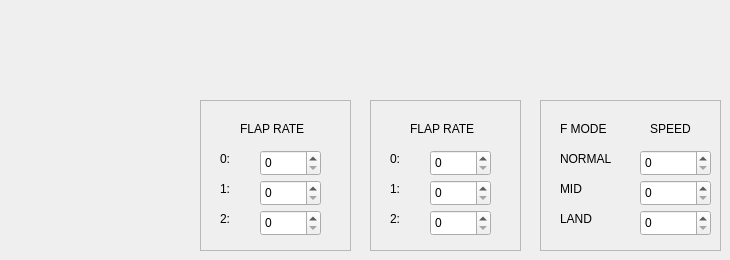
    <widget class="QWidget" name="FlapSystem">
     <attribute name="title">
      <string>FlapSystem</string>
     </attribute>
     <widget class="QFrame" name="frame_28">
      <property name="geometry">
       <rect>
        <x>200</x>
        <y>100</y>
        <width>151</width>
        <height>151</height>
       </rect>
      </property>
      <property name="frameShape">
       <enum>QFrame::StyledPanel</enum>
      </property>
      <property name="frameShadow">
       <enum>QFrame::Raised</enum>
      </property>
      <widget class="QLabel" name="Acro_label_60">
       <property name="geometry">
        <rect>
         <x>40</x>
         <y>20</y>
         <width>91</width>
         <height>17</height>
        </rect>
       </property>
       <property name="text">
        <string>FLAP RATE</string>
       </property>
      </widget>
      <widget class="QSpinBox" name="Acro_Flap_FR0_0_spinBox">
       <property name="geometry">
        <rect>
         <x>60</x>
         <y>50</y>
         <width>61</width>
         <height>26</height>
        </rect>
       </property>
       <property name="suffix">
        <string/>
       </property>
       <property name="maximum">
        <number>100</number>
       </property>
      </widget>
      <widget class="QSpinBox" name="Acro_Flap_FR0_1_spinBox">
       <property name="geometry">
        <rect>
         <x>60</x>
         <y>80</y>
         <width>61</width>
         <height>26</height>
        </rect>
       </property>
       <property name="suffix">
        <string/>
       </property>
       <property name="maximum">
        <number>100</number>
       </property>
      </widget>
      <widget class="QLabel" name="Acro_label_66">
       <property name="geometry">
        <rect>
         <x>20</x>
         <y>50</y>
         <width>21</width>
         <height>17</height>
        </rect>
       </property>
       <property name="text">
        <string>0:</string>
       </property>
      </widget>
      <widget class="QLabel" name="Acro_label_79">
       <property name="geometry">
        <rect>
         <x>20</x>
         <y>80</y>
         <width>21</width>
         <height>17</height>
        </rect>
       </property>
       <property name="text">
        <string>1:</string>
       </property>
      </widget>
      <widget class="QLabel" name="Acro_label_80">
       <property name="geometry">
        <rect>
         <x>20</x>
         <y>110</y>
         <width>21</width>
         <height>17</height>
        </rect>
       </property>
       <property name="text">
        <string>2:</string>
       </property>
      </widget>
      <widget class="QSpinBox" name="Acro_Flap_FR0_2_spinBox">
       <property name="geometry">
        <rect>
         <x>60</x>
         <y>110</y>
         <width>61</width>
         <height>26</height>
        </rect>
       </property>
       <property name="suffix">
        <string/>
       </property>
       <property name="maximum">
        <number>100</number>
       </property>
      </widget>
     </widget>
     <widget class="QFrame" name="frame_29">
      <property name="geometry">
       <rect>
        <x>370</x>
        <y>100</y>
        <width>151</width>
        <height>151</height>
       </rect>
      </property>
      <property name="frameShape">
       <enum>QFrame::StyledPanel</enum>
      </property>
      <property name="frameShadow">
       <enum>QFrame::Raised</enum>
      </property>
      <widget class="QLabel" name="Acro_label_81">
       <property name="geometry">
        <rect>
         <x>40</x>
         <y>20</y>
         <width>91</width>
         <height>17</height>
        </rect>
       </property>
       <property name="text">
        <string>FLAP RATE</string>
       </property>
      </widget>
      <widget class="QSpinBox" name="Acro_Flap_FR1_0_spinBox">
       <property name="geometry">
        <rect>
         <x>60</x>
         <y>50</y>
         <width>61</width>
         <height>26</height>
        </rect>
       </property>
       <property name="suffix">
        <string/>
       </property>
       <property name="maximum">
        <number>100</number>
       </property>
      </widget>
      <widget class="QSpinBox" name="Acro_Flap_FR1_1_spinBox">
       <property name="geometry">
        <rect>
         <x>60</x>
         <y>80</y>
         <width>61</width>
         <height>26</height>
        </rect>
       </property>
       <property name="suffix">
        <string/>
       </property>
       <property name="maximum">
        <number>100</number>
       </property>
      </widget>
      <widget class="QLabel" name="Acro_label_82">
       <property name="geometry">
        <rect>
         <x>20</x>
         <y>50</y>
         <width>21</width>
         <height>17</height>
        </rect>
       </property>
       <property name="text">
        <string>0:</string>
       </property>
      </widget>
      <widget class="QLabel" name="Acro_label_83">
       <property name="geometry">
        <rect>
         <x>20</x>
         <y>80</y>
         <width>21</width>
         <height>17</height>
        </rect>
       </property>
       <property name="text">
        <string>1:</string>
       </property>
      </widget>
      <widget class="QLabel" name="Acro_label_84">
       <property name="geometry">
        <rect>
         <x>20</x>
         <y>110</y>
         <width>21</width>
         <height>17</height>
        </rect>
       </property>
       <property name="text">
        <string>2:</string>
       </property>
      </widget>
      <widget class="QSpinBox" name="Acro_Flap_FR1_2_spinBox">
       <property name="geometry">
        <rect>
         <x>60</x>
         <y>110</y>
         <width>61</width>
         <height>26</height>
        </rect>
       </property>
       <property name="suffix">
        <string/>
       </property>
       <property name="maximum">
        <number>100</number>
       </property>
      </widget>
     </widget>
     <widget class="QFrame" name="frame_3">
      <property name="geometry">
       <rect>
        <x>540</x>
        <y>100</y>
        <width>181</width>
        <height>151</height>
       </rect>
      </property>
      <property name="frameShape">
       <enum>QFrame::StyledPanel</enum>
      </property>
      <property name="frameShadow">
       <enum>QFrame::Raised</enum>
      </property>
      <widget class="QLabel" name="Acro_label_62">
       <property name="geometry">
        <rect>
         <x>20</x>
         <y>20</y>
         <width>61</width>
         <height>17</height>
        </rect>
       </property>
       <property name="text">
        <string>F MODE</string>
       </property>
      </widget>
      <widget class="QLabel" name="Acro_label_65">
       <property name="geometry">
        <rect>
         <x>110</x>
         <y>20</y>
         <width>51</width>
         <height>17</height>
        </rect>
       </property>
       <property name="text">
        <string>SPEED</string>
       </property>
      </widget>
      <widget class="QSpinBox" name="Acro_Flap_FM_N_spinBox">
       <property name="geometry">
        <rect>
         <x>100</x>
         <y>50</y>
         <width>71</width>
         <height>26</height>
        </rect>
       </property>
      </widget>
      <widget class="QSpinBox" name="Acro_Flap_FM_M_spinBox">
       <property name="geometry">
        <rect>
         <x>100</x>
         <y>80</y>
         <width>71</width>
         <height>26</height>
        </rect>
       </property>
      </widget>
      <widget class="QSpinBox" name="Acro_Flap_FM_L_spinBox">
       <property name="geometry">
        <rect>
         <x>100</x>
         <y>110</y>
         <width>71</width>
         <height>26</height>
        </rect>
       </property>
      </widget>
      <widget class="QLabel" name="Acro_label_85">
       <property name="geometry">
        <rect>
         <x>20</x>
         <y>50</y>
         <width>71</width>
         <height>17</height>
        </rect>
       </property>
       <property name="text">
        <string>NORMAL</string>
       </property>
      </widget>
      <widget class="QLabel" name="Acro_label_86">
       <property name="geometry">
        <rect>
         <x>20</x>
         <y>80</y>
         <width>71</width>
         <height>17</height>
        </rect>
       </property>
       <property name="text">
        <string>MID</string>
       </property>
      </widget>
      <widget class="QLabel" name="Acro_label_87">
       <property name="geometry">
        <rect>
         <x>20</x>
         <y>110</y>
         <width>61</width>
         <height>17</height>
        </rect>
       </property>
       <property name="text">
        <string>LAND</string>
       </property>
      </widget>
     </widget>
    </widget>
